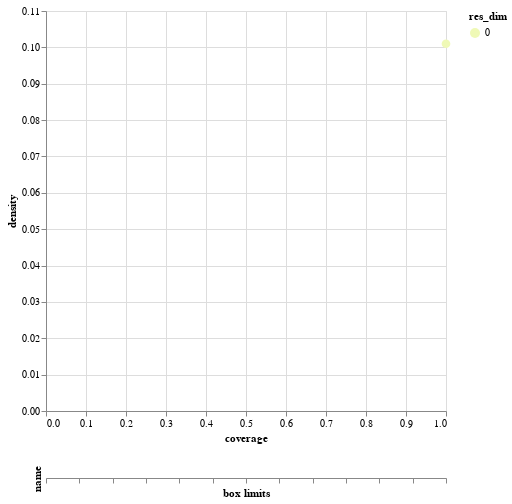

Notebook code cell kept with this figure:
### Code cell
box2.inspect_tradeoff()

### Figure 1 — Vega-Lite specification as saved in the notebook (floating-point values rounded to 4 significant figures)
{"config": {"view": {"continuousWidth": 400, "continuousHeight": 300}}, "vconcat": [{"data": {"name": "data-fcfad05b64641bbd1d1e3d58da41b491"}, "mark": {"type": "circle", "size": 75}, "encoding": {"color": {"type": "ordinal", "field": "res_dim", "scale": {"range": ["#eff9b6", "#d0edb3", "#97d6b9", "#5dc0c0", "#31a5c2", "#1f80b8", "#2354a3", "#21318d"]}}, "opacity": {"condition": {"value": 1, "selection": "selector004"}, "value": 0.4}, "tooltip": [{"type": "ordinal", "field": "id"}, {"type": "quantitative", "field": "coverage", "format": ".2"}, {"type": "quantitative", "field": "density", "format": ".2"}, {"type": "ordinal", "field": "res_dim"}], "x": {"type": "quantitative", "field": "coverage"}, "y": {"type": "quantitative", "field": "density"}}, "height": 400, "selection": {"selector004": {"type": "single", "fields": ["id"]}}, "width": 400}, {"layer": [{"data": {"name": "data-d751713988987e9331980363e24189ce"}, "mark": "rule", "encoding": {"x": {"type": "quantitative", "axis": {"grid": false, "labels": false, "title": "box limits"}, "field": "x_lower", "scale": {"domain": [0, 1], "padding": 0.1}}, "x2": {"field": "x_upper"}, "y": {"type": "nominal", "field": "name", "scale": {"padding": 1.0}}}, "transform": [{"calculate": "(datum.x1-datum.minimum)/(datum.maximum-datum.minimum)", "as": "x_lower"}, {"calculate": "(datum.x2-datum.minimum)/(datum.maximum-datum.minimum)", "as": "x_upper"}, {"filter": {"selection": "selector004"}}], "width": 400}, {"data": {"name": "data-d751713988987e9331980363e24189ce"}, "mark": {"type": "text", "align": "left", "baseline": "top", "dy": 5}, "encoding": {"text": {"type": "ordinal", "field": "text"}, "x": {"type": "quantitative", "axis": {"grid": false, "labels": false, "title": "box limits"}, "field": "x_lower", "scale": {"domain": [0, 1], "padding": 0.1}}, "x2": {"field": "x_upper"}, "y": {"type": "nominal", "field": "name", "scale": {"padding": 1.0}}}, "transform": [{"calculate": "(datum.x1-datum.minimum)/(datum.maximum-datum.minimum)", "as": "x_lower"}, {"calculate": "(datum.x2-datum.minimum)/(datum.maximum-datum.minimum)", "as": "x_upper"}, {"filter": {"selection": "selector004"}}, {"calculate": "datum.qp_lower>0?format(datum.x1, \".2\")+\" (\"+format(datum.qp_lower, \".1~g\")+\")\" :format(datum.x1, \".2\")", "as": "text"}], "width": 400}, {"data": {"name": "data-d751713988987e9331980363e24189ce"}, "mark": {"type": "text", "align": "right", "baseline": "top", "dy": 5}, "encoding": {"text": {"type": "ordinal", "field": "text"}, "x": {"type": "quantitative", "field": "x_upper"}, "x2": {"field": "x_upper"}, "y": {"type": "nominal", "field": "name", "scale": {"padding": 1.0}}}, "transform": [{"calculate": "(datum.x1-datum.minimum)/(datum.maximum-datum.minimum)", "as": "x_lower"}, {"calculate": "(datum.x2-datum.minimum)/(datum.maximum-datum.minimum)", "as": "x_upper"}, {"filter": {"selection": "selector004"}}, {"calculate": "datum.qp_upper>0?format(datum.x2, \".2\")+\" (\"+format(datum.qp_upper, \".1\")+\")\" :format(datum.x2, \".2\")", "as": "text"}], "width": 400}, {"data": {"name": "data-bb8d07f6df3d47a6a475317795287b23"}, "mark": {"type": "rect", "opacity": 0.05}, "encoding": {"x": {"type": "quantitative", "field": "start"}, "x2": {"field": "end"}}}, {"data": {"name": "data-d751713988987e9331980363e24189ce"}, "mark": "point", "encoding": {"x": {"type": "quantitative", "field": "x"}, "y": {"type": "nominal", "field": "name"}}, "transform": [{"filter": {"selection": "selector004"}}], "width": 400}, {"data": {"name": "data-d751713988987e9331980363e24189ce"}, "mark": {"type": "text", "align": "center", "baseline": "top", "dy": 5}, "encoding": {"text": {"type": "nominal", "field": "item"}, "x": {"type": "quantitative", "field": "x"}, "y": {"type": "nominal", "field": "name"}}, "transform": [{"filter": {"selection": "selector004"}}], "width": 400}]}], "$schema": "https://vega.github.io/schema/vega-lite/v4.8.1.json", "datasets": {"data-fcfad05b64641bbd1d1e3d58da41b491": [{"coverage": 1.0, "density": 0.101, "id": 0, "mass": 1.0, "mean": 0.101, "res_dim": 0}], "data-d751713988987e9331980363e24189ce": [], "data-bb8d07f6df3d47a6a475317795287b23": [{"start": 0, "end": 1}]}}
